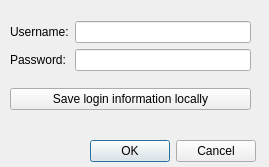
<?xml version="1.0" encoding="UTF-8"?>
<ui version="4.0">
 <class>changeAccountDialog</class>
 <widget class="QDialog" name="changeAccountDialog">
  <property name="geometry">
   <rect>
    <x>0</x>
    <y>0</y>
    <width>269</width>
    <height>167</height>
   </rect>
  </property>
  <property name="windowTitle">
   <string>Dialog</string>
  </property>
  <widget class="QDialogButtonBox" name="buttonBox">
   <property name="geometry">
    <rect>
     <x>90</x>
     <y>140</y>
     <width>166</width>
     <height>22</height>
    </rect>
   </property>
   <property name="orientation">
    <enum>Qt::Horizontal</enum>
   </property>
   <property name="standardButtons">
    <set>QDialogButtonBox::Cancel|QDialogButtonBox::Ok</set>
   </property>
  </widget>
  <widget class="QWidget" name="">
   <property name="geometry">
    <rect>
     <x>10</x>
     <y>10</y>
     <width>241</width>
     <height>112</height>
    </rect>
   </property>
   <layout class="QVBoxLayout" name="verticalLayout_3">
    <item>
     <layout class="QHBoxLayout" name="horizontalLayout">
      <item>
       <layout class="QVBoxLayout" name="verticalLayout">
        <item>
         <widget class="QLabel" name="label">
          <property name="maximumSize">
           <size>
            <width>60</width>
            <height>16777215</height>
           </size>
          </property>
          <property name="text">
           <string>Username:</string>
          </property>
         </widget>
        </item>
        <item>
         <widget class="QLabel" name="label_2">
          <property name="maximumSize">
           <size>
            <width>60</width>
            <height>16777215</height>
           </size>
          </property>
          <property name="text">
           <string>Password:</string>
          </property>
         </widget>
        </item>
       </layout>
      </item>
      <item>
       <layout class="QVBoxLayout" name="verticalLayout_2">
        <item>
         <widget class="QLineEdit" name="userName">
          <property name="maximumSize">
           <size>
            <width>200</width>
            <height>16777215</height>
           </size>
          </property>
         </widget>
        </item>
        <item>
         <widget class="QLineEdit" name="passwd">
          <property name="maximumSize">
           <size>
            <width>200</width>
            <height>16777215</height>
           </size>
          </property>
         </widget>
        </item>
       </layout>
      </item>
     </layout>
    </item>
    <item>
     <widget class="QPushButton" name="saveLoginInformation">
      <property name="text">
       <string>Save login information locally</string>
      </property>
     </widget>
    </item>
   </layout>
  </widget>
 </widget>
 <resources/>
 <connections>
  <connection>
   <sender>buttonBox</sender>
   <signal>accepted()</signal>
   <receiver>changeAccountDialog</receiver>
   <slot>accept()</slot>
   <hints>
    <hint type="sourcelabel">
     <x>248</x>
     <y>254</y>
    </hint>
    <hint type="destinationlabel">
     <x>157</x>
     <y>274</y>
    </hint>
   </hints>
  </connection>
  <connection>
   <sender>buttonBox</sender>
   <signal>rejected()</signal>
   <receiver>changeAccountDialog</receiver>
   <slot>reject()</slot>
   <hints>
    <hint type="sourcelabel">
     <x>316</x>
     <y>260</y>
    </hint>
    <hint type="destinationlabel">
     <x>286</x>
     <y>274</y>
    </hint>
   </hints>
  </connection>
 </connections>
</ui>
